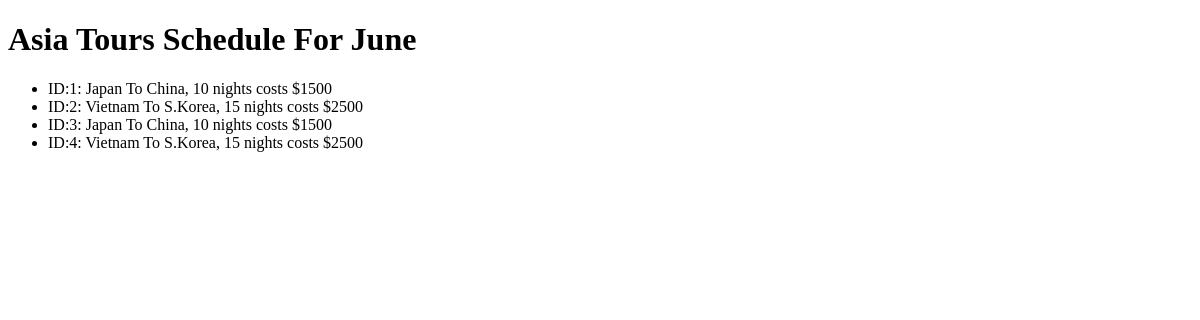
Before: / with the older database file.
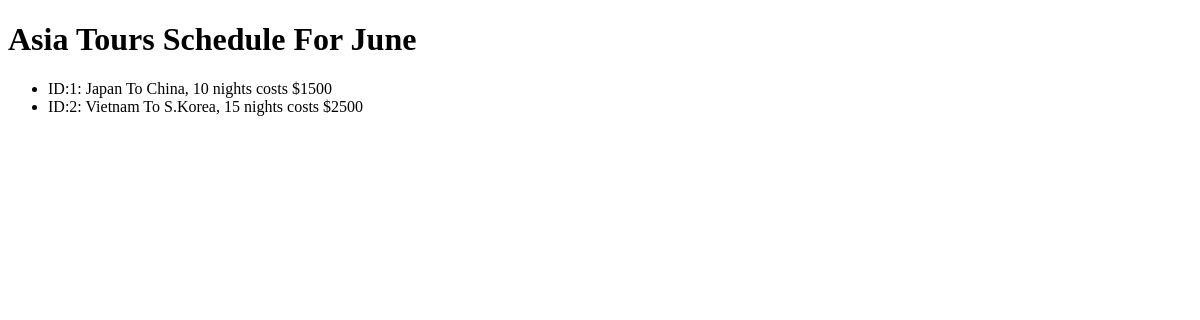
After: the same page with the newer database file.
### asiatoursagency/models.py (models this page shows)
class Tour(models.Model):
    origin_country = models.CharField(max_length=64)
    destination_country = models.CharField(max_length=64)
    num_of_nights = models.IntegerField()
    price = models.IntegerField()
    def __str__(self):
        return (f"ID:{self.id}: {self.origin_country} To {self.destination_country}, {self.num_of_nights} nights costs ${self.price}")

### asiatoursagency/views.py (the view)
# urls.py: path('', views.index)
def index(request):
    tours = Tour.objects.all()
    context = {'tours':tours}
    return render(request, 'tours/index.html', context)

### asiatoursagency/templates/tours/index.html (shortened to what this page needs)
<!DOCTYPE html>
<html lang="en">
<head>
</head>
<body>
    <h1>Asia Tours Schedule For June</h1>
    <ul>
        {% for tour in tours %}
        <li>{{tour}}</li>
        {%endfor%}
    </ul>
</body>
</html>

Changed rows visible on the page:
removed Tour: id+origin_country+destination_country "ID:3: Japan To China, 10 nights costs $1500"
removed Tour: id+origin_country+destination_country "ID:4: Vietnam To S.Korea, 15 nights costs $2500"
